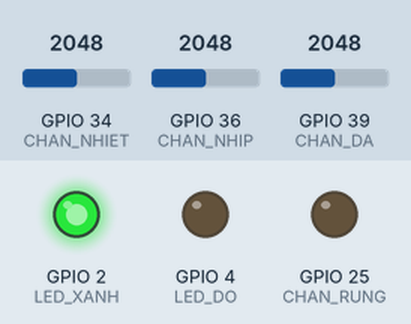
A sketch run on a simulated ESP32. On the bench: output pins drawn as LEDs (lit = HIGH). The test bench sets the inputs (shaded band); at power-on: GPIO 34 (CHAN_NHIET) = 2048, GPIO 36 (CHAN_NHIP) = 2048, GPIO 39 (CHAN_DA) = 2048. Nothing arrives over Bluetooth unless stated.

Above: at 0.1 s.
Timing chart, 0 to 1.6 s (numbered marks = the images above):
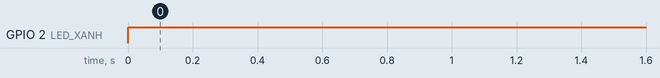

The sketch:

sketch.ino
```cpp
#include <Wire.h>
#include "BluetoothSerial.h"
#define CHAN_NHIP 36
#define CHAN_DA 39
#define CHAN_NHIET 34
#define CHAN_RUNG 25
#define LED_XANH 2
#define LED_DO 4
BluetoothSerial BT;
int nhip=0,da=0;
float nhiet=0.0,stress=0.0;
const int nguong=70;
void setup()
{
  Serial.begin(115200);
  BT.begin("VONG_TAY_STRESS");
  pinMode(CHAN_RUNG, OUTPUT);
  pinMode(LED_XANH, OUTPUT);
  pinMode(LED_DO, OUTPUT);
  digitalWrite(CHAN_RUNG, LOW);
  digitalWrite(LED_XANH, LOW);
  digitalWrite(LED_DO, LOW);
}
void loop()
 {
  nhip=analogRead(CHAN_NHIP);
  da=analogRead(CHAN_DA);
  nhiet=(float)analogRead(CHAN_NHIET)*0.1;
  stress=0.5*(nhip/40.0)+0.3*(da/80.0)-0.2*nhiet;
  BT.print(nhip);
  BT.print(",");
  BT.print(da);
  BT.print(",");
  BT.print(nhiet);
  BT.print(",");
  BT.println(stress);
  if (stress>nguong)
  {
    digitalWrite(LED_DO, HIGH);
    digitalWrite(LED_XANH, LOW);
    digitalWrite(CHAN_RUNG, HIGH);
    delay(500);
    digitalWrite(CHAN_RUNG, LOW);
  }
  else
  {
    digitalWrite(LED_DO, LOW);
    digitalWrite(LED_XANH, HIGH);
  }
  delay(1000);
}
```

Measured:
- by itself, GPIO 2 (LED_XANH): LOW → HIGH at 0.00 s
